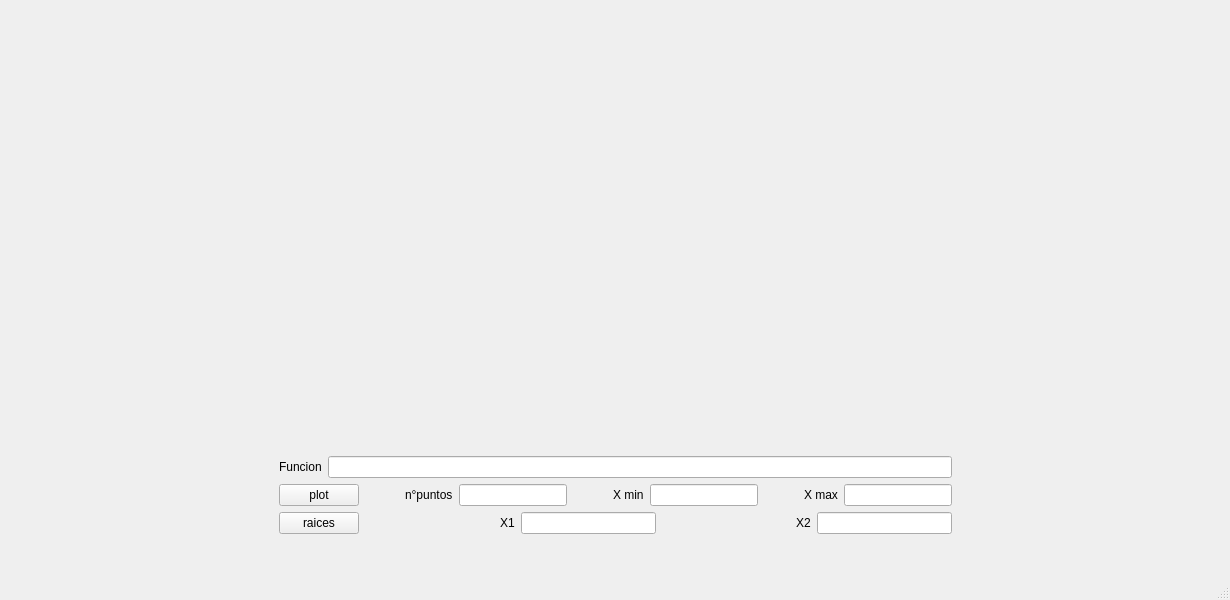
<?xml version="1.0" encoding="UTF-8"?>
<ui version="4.0">
 <class>MainWindow</class>
 <widget class="QMainWindow" name="MainWindow">
  <property name="geometry">
   <rect>
    <x>0</x>
    <y>0</y>
    <width>1230</width>
    <height>600</height>
   </rect>
  </property>
  <property name="windowTitle">
   <string>MainWindow</string>
  </property>
  <widget class="QWidget" name="centralwidget">
   <layout class="QGridLayout" name="gridLayout">
    <item row="1" column="1">
     <widget class="QCustomPlot" name="plot" native="true">
      <property name="sizePolicy">
       <sizepolicy hsizetype="Preferred" vsizetype="Preferred">
        <horstretch>0</horstretch>
        <verstretch>0</verstretch>
       </sizepolicy>
      </property>
      <property name="minimumSize">
       <size>
        <width>50</width>
        <height>400</height>
       </size>
      </property>
     </widget>
    </item>
    <item row="5" column="1">
     <layout class="QHBoxLayout" name="horizontalLayout_2">
      <item>
       <widget class="QPushButton" name="RaicesBoton">
        <property name="text">
         <string>raices</string>
        </property>
       </widget>
      </item>
      <item>
       <spacer name="horizontalSpacer_4">
        <property name="orientation">
         <enum>Qt::Orientation::Horizontal</enum>
        </property>
        <property name="sizeHint" stdset="0">
         <size>
          <width>40</width>
          <height>20</height>
         </size>
        </property>
       </spacer>
      </item>
      <item>
       <widget class="QLabel" name="label_2">
        <property name="text">
         <string>X1</string>
        </property>
       </widget>
      </item>
      <item>
       <widget class="QLineEdit" name="raiz1"/>
      </item>
      <item>
       <spacer name="horizontalSpacer_5">
        <property name="orientation">
         <enum>Qt::Orientation::Horizontal</enum>
        </property>
        <property name="sizeHint" stdset="0">
         <size>
          <width>40</width>
          <height>20</height>
         </size>
        </property>
       </spacer>
      </item>
      <item>
       <widget class="QLabel" name="label_7">
        <property name="text">
         <string>X2</string>
        </property>
       </widget>
      </item>
      <item>
       <widget class="QLineEdit" name="raiz2"/>
      </item>
     </layout>
    </item>
    <item row="0" column="1">
     <spacer name="verticalSpacer_2">
      <property name="orientation">
       <enum>Qt::Orientation::Vertical</enum>
      </property>
      <property name="sizeHint" stdset="0">
       <size>
        <width>20</width>
        <height>40</height>
       </size>
      </property>
     </spacer>
    </item>
    <item row="4" column="1">
     <layout class="QHBoxLayout" name="horizontalLayout">
      <item>
       <widget class="QPushButton" name="Plotboton">
        <property name="text">
         <string>plot</string>
        </property>
       </widget>
      </item>
      <item>
       <spacer name="horizontalSpacer">
        <property name="orientation">
         <enum>Qt::Orientation::Horizontal</enum>
        </property>
        <property name="sizeHint" stdset="0">
         <size>
          <width>40</width>
          <height>20</height>
         </size>
        </property>
       </spacer>
      </item>
      <item>
       <widget class="QLabel" name="label">
        <property name="text">
         <string>n°puntos</string>
        </property>
       </widget>
      </item>
      <item>
       <widget class="QLineEdit" name="N"/>
      </item>
      <item>
       <spacer name="horizontalSpacer_2">
        <property name="orientation">
         <enum>Qt::Orientation::Horizontal</enum>
        </property>
        <property name="sizeHint" stdset="0">
         <size>
          <width>40</width>
          <height>20</height>
         </size>
        </property>
       </spacer>
      </item>
      <item>
       <widget class="QLabel" name="label_3">
        <property name="text">
         <string>X min</string>
        </property>
       </widget>
      </item>
      <item>
       <widget class="QLineEdit" name="Xmin"/>
      </item>
      <item>
       <spacer name="horizontalSpacer_3">
        <property name="orientation">
         <enum>Qt::Orientation::Horizontal</enum>
        </property>
        <property name="sizeHint" stdset="0">
         <size>
          <width>40</width>
          <height>20</height>
         </size>
        </property>
       </spacer>
      </item>
      <item>
       <widget class="QLabel" name="label_5">
        <property name="text">
         <string>X max</string>
        </property>
       </widget>
      </item>
      <item>
       <widget class="QLineEdit" name="Xmax"/>
      </item>
     </layout>
    </item>
    <item row="3" column="2">
     <spacer name="horizontalSpacer_8">
      <property name="orientation">
       <enum>Qt::Orientation::Horizontal</enum>
      </property>
      <property name="sizeHint" stdset="0">
       <size>
        <width>40</width>
        <height>20</height>
       </size>
      </property>
     </spacer>
    </item>
    <item row="3" column="0">
     <spacer name="horizontalSpacer_7">
      <property name="orientation">
       <enum>Qt::Orientation::Horizontal</enum>
      </property>
      <property name="sizeHint" stdset="0">
       <size>
        <width>40</width>
        <height>20</height>
       </size>
      </property>
     </spacer>
    </item>
    <item row="2" column="1">
     <spacer name="verticalSpacer">
      <property name="orientation">
       <enum>Qt::Orientation::Vertical</enum>
      </property>
      <property name="sizeType">
       <enum>QSizePolicy::Policy::Preferred</enum>
      </property>
      <property name="sizeHint" stdset="0">
       <size>
        <width>20</width>
        <height>10</height>
       </size>
      </property>
     </spacer>
    </item>
    <item row="3" column="1">
     <layout class="QHBoxLayout" name="horizontalLayout_3">
      <item>
       <widget class="QLabel" name="label_6">
        <property name="text">
         <string>Funcion</string>
        </property>
       </widget>
      </item>
      <item>
       <widget class="QLineEdit" name="Funcion"/>
      </item>
     </layout>
    </item>
    <item row="6" column="1">
     <spacer name="verticalSpacer_3">
      <property name="orientation">
       <enum>Qt::Orientation::Vertical</enum>
      </property>
      <property name="sizeHint" stdset="0">
       <size>
        <width>20</width>
        <height>40</height>
       </size>
      </property>
     </spacer>
    </item>
   </layout>
  </widget>
  <widget class="QMenuBar" name="menubar">
   <property name="geometry">
    <rect>
     <x>0</x>
     <y>0</y>
     <width>1230</width>
     <height>21</height>
    </rect>
   </property>
  </widget>
  <widget class="QStatusBar" name="statusbar"/>
 </widget>
 <customwidgets>
  <customwidget>
   <class>QCustomPlot</class>
   <extends>QWidget</extends>
   <header>qcustomplot.h</header>
   <container>1</container>
  </customwidget>
 </customwidgets>
 <resources/>
 <connections/>
</ui>
